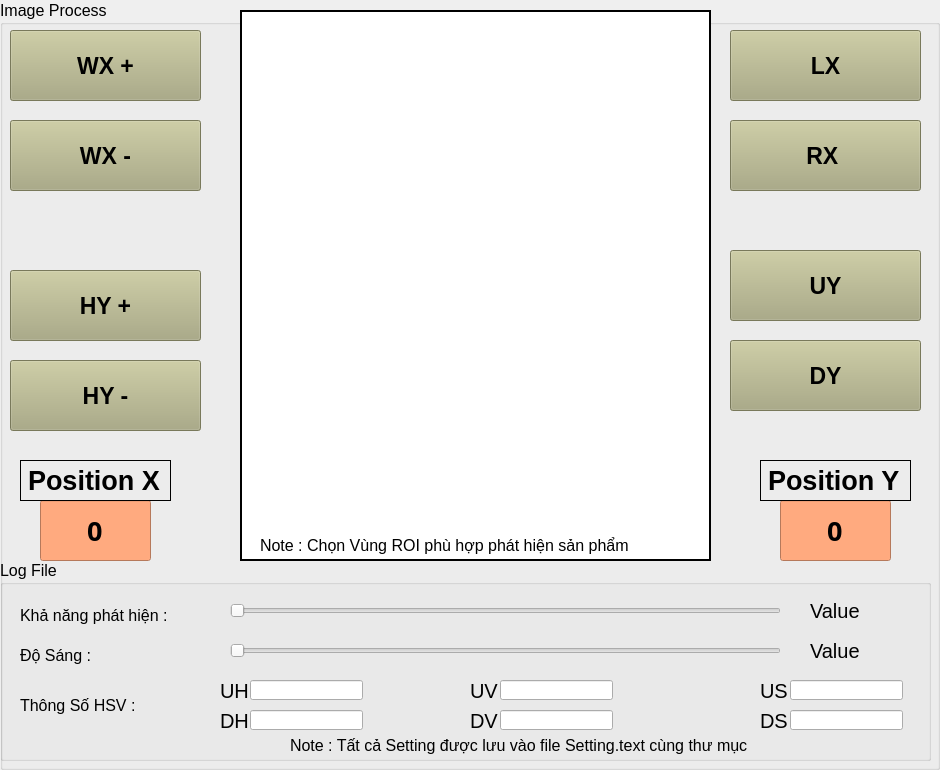
          <widget class="QGroupBox" name="groupBox_6">
           <property name="font">
            <font>
             <pointsize>12</pointsize>
            </font>
           </property>
           <property name="autoFillBackground">
            <bool>false</bool>
           </property>
           <property name="title">
            <string>Image Process</string>
           </property>
           <widget class="QLabel" name="lbImage">
            <property name="geometry">
             <rect>
              <x>240</x>
              <y>10</y>
              <width>471</width>
              <height>551</height>
             </rect>
            </property>
            <property name="styleSheet">
             <string notr="true">background-color: rgb(255, 255, 255);</string>
            </property>
            <property name="frameShape">
             <enum>QFrame::WinPanel</enum>
            </property>
            <property name="text">
             <string/>
            </property>
            <property name="pixmap">
             <pixmap>../../../DELL/Downloads/kisspng-delta-robot-parallel-manipulator-robotics-photo-printer-5adf2d537ceb15.8405795115245755715117.png</pixmap>
            </property>
            <property name="scaledContents">
             <bool>true</bool>
            </property>
            <property name="alignment">
             <set>Qt::AlignCenter</set>
            </property>
           </widget>
           <widget class="QWidget" name="verticalLayoutWidget_3">
            <property name="geometry">
             <rect>
              <x>0</x>
              <y>560</y>
              <width>931</width>
              <height>201</height>
             </rect>
            </property>
            <layout class="QVBoxLayout" name="verticalLayout_3">
             <item>
              <widget class="QGroupBox" name="groupBox_3">
               <property name="font">
                <font>
                 <pointsize>12</pointsize>
                </font>
               </property>
               <property name="title">
                <string>Log File </string>
               </property>
               <widget class="QSlider" name="SLDetect">
                <property name="geometry">
                 <rect>
                  <x>230</x>
                  <y>40</y>
                  <width>551</width>
                  <height>22</height>
                 </rect>
                </property>
                <property name="orientation">
                 <enum>Qt::Horizontal</enum>
                </property>
               </widget>
               <widget class="QSlider" name="Slider_2">
                <property name="geometry">
                 <rect>
                  <x>230</x>
                  <y>80</y>
                  <width>551</width>
                  <height>22</height>
                 </rect>
                </property>
                <property name="orientation">
                 <enum>Qt::Horizontal</enum>
                </property>
               </widget>
               <widget class="QLabel" name="label">
                <property name="geometry">
                 <rect>
                  <x>20</x>
                  <y>40</y>
                  <width>161</width>
                  <height>31</height>
                 </rect>
                </property>
                <property name="text">
                 <string>Khả năng phát hiện :</string>
                </property>
               </widget>
               <widget class="QLabel" name="label_2">
                <property name="geometry">
                 <rect>
                  <x>20</x>
                  <y>80</y>
                  <width>81</width>
                  <height>31</height>
                 </rect>
                </property>
                <property name="text">
                 <string>Độ Sáng :</string>
                </property>
               </widget>
               <widget class="QLabel" name="label_3">
                <property name="geometry">
                 <rect>
                  <x>20</x>
                  <y>130</y>
                  <width>131</width>
                  <height>31</height>
                 </rect>
                </property>
                <property name="text">
                 <string>Thông Số HSV :</string>
                </property>
               </widget>
               <widget class="QLabel" name="label_5">
                <property name="geometry">
                 <rect>
                  <x>220</x>
                  <y>100</y>
                  <width>31</width>
                  <height>61</height>
                 </rect>
                </property>
                <property name="font">
                 <font>
                  <pointsize>15</pointsize>
                 </font>
                </property>
                <property name="text">
                 <string>UH</string>
                </property>
               </widget>
               <widget class="QLineEdit" name="lineEdit">
                <property name="geometry">
                 <rect>
                  <x>250</x>
                  <y>120</y>
                  <width>113</width>
                  <height>20</height>
                 </rect>
                </property>
                <property name="font">
                 <font>
                  <pointsize>12</pointsize>
                 </font>
                </property>
                <property name="alignment">
                 <set>Qt::AlignCenter</set>
                </property>
               </widget>
               <widget class="QLineEdit" name="lineEdit_2">
                <property name="geometry">
                 <rect>
                  <x>500</x>
                  <y>120</y>
                  <width>113</width>
                  <height>20</height>
                 </rect>
                </property>
                <property name="font">
                 <font>
                  <pointsize>12</pointsize>
                 </font>
                </property>
                <property name="alignment">
                 <set>Qt::AlignCenter</set>
                </property>
               </widget>
               <widget class="QLabel" name="label_6">
                <property name="geometry">
                 <rect>
                  <x>470</x>
                  <y>100</y>
                  <width>31</width>
                  <height>61</height>
                 </rect>
                </property>
                <property name="font">
                 <font>
                  <pointsize>15</pointsize>
                 </font>
                </property>
                <property name="text">
                 <string>UV</string>
                </property>
               </widget>
               <widget class="QLabel" name="label_10">
                <property name="geometry">
                 <rect>
                  <x>760</x>
                  <y>100</y>
                  <width>31</width>
                  <height>61</height>
                 </rect>
                </property>
                <property name="font">
                 <font>
                  <pointsize>15</pointsize>
                 </font>
                </property>
                <property name="text">
                 <string>US</string>
                </property>
               </widget>
               <widget class="QLineEdit" name="lineEdit_3">
                <property name="geometry">
                 <rect>
                  <x>790</x>
                  <y>120</y>
                  <width>113</width>
                  <height>20</height>
                 </rect>
                </property>
                <property name="alignment">
                 <set>Qt::AlignCenter</set>
                </property>
               </widget>
               <widget class="QLabel" name="label_16">
                <property name="geometry">
                 <rect>
                  <x>220</x>
                  <y>130</y>
                  <width>31</width>
                  <height>61</height>
                 </rect>
                </property>
                <property name="font">
                 <font>
                  <pointsize>15</pointsize>
                 </font>
                </property>
                <property name="text">
                 <string>DH</string>
                </property>
               </widget>
               <widget class="QLineEdit" name="lineEdit_4">
                <property name="geometry">
                 <rect>
                  <x>500</x>
                  <y>150</y>
                  <width>113</width>
                  <height>20</height>
                 </rect>
                </property>
                <property name="alignment">
                 <set>Qt::AlignCenter</set>
                </property>
               </widget>
               <widget class="QLineEdit" name="lineEdit_5">
                <property name="geometry">
                 <rect>
                  <x>790</x>
                  <y>150</y>
                  <width>113</width>
                  <height>20</height>
                 </rect>
                </property>
                <property name="alignment">
                 <set>Qt::AlignCenter</set>
                </property>
               </widget>
               <widget class="QLabel" name="label_18">
                <property name="geometry">
                 <rect>
                  <x>470</x>
                  <y>130</y>
                  <width>31</width>
                  <height>61</height>
                 </rect>
                </property>
                <property name="font">
                 <font>
                  <pointsize>15</pointsize>
                 </font>
                </property>
                <property name="text">
                 <string>DV</string>
                </property>
               </widget>
               <widget class="QLineEdit" name="lineEdit_6">
                <property name="geometry">
                 <rect>
                  <x>250</x>
                  <y>150</y>
                  <width>113</width>
                  <height>20</height>
                 </rect>
                </property>
                <property name="font">
                 <font>
                  <pointsize>12</pointsize>
                 </font>
                </property>
                <property name="text">
                 <string/>
                </property>
                <property name="alignment">
                 <set>Qt::AlignCenter</set>
                </property>
               </widget>
               <widget class="QLabel" name="label_19">
                <property name="geometry">
                 <rect>
                  <x>760</x>
                  <y>130</y>
                  <width>31</width>
                  <height>61</height>
                 </rect>
                </property>
                <property name="font">
                 <font>
                  <pointsize>15</pointsize>
                 </font>
                </property>
                <property name="text">
                 <string>DS</string>
                </property>
               </widget>
               <widget class="QLabel" name="numPH">
                <property name="geometry">
                 <rect>
                  <x>810</x>
                  <y>20</y>
                  <width>71</width>
                  <height>61</height>
                 </rect>
                </property>
                <property name="font">
                 <font>
                  <pointsize>15</pointsize>
                 </font>
                </property>
                <property name="text">
                 <string>Value</string>
                </property>
               </widget>
               <widget class="QLabel" name="numDS">
                <property name="geometry">
                 <rect>
                  <x>810</x>
                  <y>60</y>
                  <width>61</width>
                  <height>61</height>
                 </rect>
                </property>
                <property name="font">
                 <font>
                  <pointsize>15</pointsize>
                 </font>
                </property>
                <property name="text">
                 <string>Value</string>
                </property>
               </widget>
               <widget class="QLabel" name="label_33">
                <property name="geometry">
                 <rect>
                  <x>290</x>
                  <y>170</y>
                  <width>471</width>
                  <height>31</height>
                 </rect>
                </property>
                <property name="text">
                 <string>Note : Tất cả Setting được lưu vào file Setting.text cùng thư mục</string>
                </property>
               </widget>
              </widget>
             </item>
            </layout>
           </widget>
           <widget class="QLineEdit" name="tbX">
            <property name="geometry">
             <rect>
              <x>40</x>
              <y>500</y>
              <width>111</width>
              <height>61</height>
             </rect>
            </property>
            <property name="font">
             <font>
              <family>Bahnschrift SemiBold</family>
              <pointsize>20</pointsize>
              <weight>75</weight>
              <bold>true</bold>
             </font>
            </property>
            <property name="styleSheet">
             <string notr="true">background-color: rgb(255, 170, 127);</string>
            </property>
            <property name="text">
             <string>0</string>
            </property>
            <property name="alignment">
             <set>Qt::AlignCenter</set>
            </property>
            <property name="readOnly">
             <bool>true</bool>
            </property>
           </widget>
           <widget class="QLabel" name="label_15">
            <property name="geometry">
             <rect>
              <x>20</x>
              <y>460</y>
              <width>151</width>
              <height>41</height>
             </rect>
            </property>
            <property name="font">
             <font>
              <pointsize>20</pointsize>
              <weight>75</weight>
              <bold>true</bold>
             </font>
            </property>
            <property name="frameShape">
             <enum>QFrame::Box</enum>
            </property>
            <property name="text">
             <string>&lt;html&gt;&lt;head/&gt;&lt;body&gt;&lt;p&gt;Position X&lt;/p&gt;&lt;/body&gt;&lt;/html&gt;</string>
            </property>
           </widget>
           <widget class="QLineEdit" name="tbY">
            <property name="geometry">
             <rect>
              <x>780</x>
              <y>500</y>
              <width>111</width>
              <height>61</height>
             </rect>
            </property>
            <property name="font">
             <font>
              <family>Bahnschrift SemiBold</family>
              <pointsize>20</pointsize>
              <weight>75</weight>
              <bold>true</bold>
             </font>
            </property>
            <property name="styleSheet">
             <string notr="true">background-color: rgb(255, 170, 127);</string>
            </property>
            <property name="text">
             <string>0</string>
            </property>
            <property name="alignment">
             <set>Qt::AlignCenter</set>
            </property>
            <property name="readOnly">
             <bool>true</bool>
            </property>
           </widget>
           <widget class="QPushButton" name="btXPlus">
            <property name="geometry">
             <rect>
              <x>730</x>
              <y>30</y>
              <width>191</width>
              <height>71</height>
             </rect>
            </property>
            <property name="font">
             <font>
              <pointsize>17</pointsize>
              <weight>75</weight>
              <bold>true</bold>
             </font>
            </property>
            <property name="autoFillBackground">
             <bool>false</bool>
            </property>
            <property name="styleSheet">
             <string notr="true">background-color: rgb(170, 170, 127);</string>
            </property>
            <property name="text">
             <string>LX</string>
            </property>
            <property name="checkable">
             <bool>false</bool>
            </property>
            <property name="autoDefault">
             <bool>false</bool>
            </property>
           </widget>
           <widget class="QPushButton" name="btYMinus">
            <property name="geometry">
             <rect>
              <x>730</x>
              <y>340</y>
              <width>191</width>
              <height>71</height>
             </rect>
            </property>
            <property name="font">
             <font>
              <pointsize>17</pointsize>
              <weight>75</weight>
              <bold>true</bold>
             </font>
            </property>
            <property name="autoFillBackground">
             <bool>false</bool>
            </property>
            <property name="styleSheet">
             <string notr="true">background-color: rgb(170, 170, 127);</string>
            </property>
            <property name="text">
             <string>DY</string>
            </property>
            <property name="checkable">
             <bool>false</bool>
            </property>
            <property name="autoDefault">
             <bool>false</bool>
            </property>
           </widget>
           <widget class="QPushButton" name="btXMinus">
            <property name="geometry">
             <rect>
              <x>730</x>
              <y>120</y>
              <width>191</width>
              <height>71</height>
             </rect>
            </property>
            <property name="font">
             <font>
              <pointsize>17</pointsize>
              <weight>75</weight>
              <bold>true</bold>
             </font>
            </property>
            <property name="autoFillBackground">
             <bool>false</bool>
            </property>
            <property name="styleSheet">
             <string notr="true">background-color: rgb(170, 170, 127);</string>
            </property>
            <property name="text">
             <string>RX </string>
            </property>
            <property name="checkable">
             <bool>false</bool>
            </property>
            <property name="autoDefault">
             <bool>false</bool>
            </property>
           </widget>
           <widget class="QPushButton" name="btYPlus">
            <property name="geometry">
             <rect>
              <x>730</x>
              <y>250</y>
              <width>191</width>
              <height>71</height>
             </rect>
            </property>
            <property name="font">
             <font>
              <pointsize>17</pointsize>
              <weight>75</weight>
              <bold>true</bold>
             </font>
            </property>
            <property name="autoFillBackground">
             <bool>false</bool>
            </property>
            <property name="styleSheet">
             <string notr="true">background-color: rgb(170, 170, 127);</string>
            </property>
            <property name="text">
             <string>UY</string>
            </property>
            <property name="checkable">
             <bool>false</bool>
            </property>
            <property name="autoDefault">
             <bool>false</bool>
            </property>
           </widget>
           <widget class="QPushButton" name="btWidthPlus">
            <property name="geometry">
             <rect>
              <x>10</x>
              <y>30</y>
              <width>191</width>
              <height>71</height>
             </rect>
            </property>
            <property name="font">
             <font>
              <pointsize>17</pointsize>
              <weight>75</weight>
              <bold>true</bold>
             </font>
            </property>
            <property name="autoFillBackground">
             <bool>false</bool>
            </property>
            <property name="styleSheet">
             <string notr="true">background-color: rgb(170, 170, 127);</string>
            </property>
            <property name="text">
             <string>WX +</string>
            </property>
            <property name="checkable">
             <bool>false</bool>
            </property>
            <property name="autoDefault">
             <bool>false</bool>
            </property>
           </widget>
           <widget class="QPushButton" name="btHeightPlus">
            <property name="geometry">
             <rect>
              <x>10</x>
              <y>270</y>
              <width>191</width>
              <height>71</height>
             </rect>
            </property>
            <property name="font">
             <font>
              <pointsize>17</pointsize>
              <weight>75</weight>
              <bold>true</bold>
             </font>
            </property>
            <property name="autoFillBackground">
             <bool>false</bool>
            </property>
            <property name="styleSheet">
             <string notr="true">background-color: rgb(170, 170, 127);</string>
            </property>
            <property name="text">
             <string>HY +</string>
            </property>
            <property name="checkable">
             <bool>false</bool>
            </property>
            <property name="autoDefault">
             <bool>false</bool>
            </property>
           </widget>
           <widget class="QPushButton" name="btHeightMinus">
            <property name="geometry">
             <rect>
              <x>10</x>
              <y>360</y>
              <width>191</width>
              <height>71</height>
             </rect>
            </property>
            <property name="font">
             <font>
              <pointsize>17</pointsize>
              <weight>75</weight>
              <bold>true</bold>
             </font>
            </property>
            <property name="autoFillBackground">
             <bool>false</bool>
            </property>
            <property name="styleSheet">
             <string notr="true">background-color: rgb(170, 170, 127);</string>
            </property>
            <property name="text">
             <string>HY -</string>
            </property>
            <property name="checkable">
             <bool>false</bool>
            </property>
            <property name="autoDefault">
             <bool>false</bool>
            </property>
           </widget>
           <widget class="QPushButton" name="btWidthMinus">
            <property name="geometry">
             <rect>
              <x>10</x>
              <y>120</y>
              <width>191</width>
              <height>71</height>
             </rect>
            </property>
            <property name="font">
             <font>
              <pointsize>17</pointsize>
              <weight>75</weight>
              <bold>true</bold>
             </font>
            </property>
            <property name="autoFillBackground">
             <bool>false</bool>
            </property>
            <property name="styleSheet">
             <string notr="true">background-color: rgb(170, 170, 127);</string>
            </property>
            <property name="text">
             <string>WX -</string>
            </property>
            <property name="checkable">
             <bool>false</bool>
            </property>
            <property name="autoDefault">
             <bool>false</bool>
            </property>
           </widget>
           <widget class="QLabel" name="label_17">
            <property name="geometry">
             <rect>
              <x>760</x>
              <y>460</y>
              <width>151</width>
              <height>41</height>
             </rect>
            </property>
            <property name="font">
             <font>
              <pointsize>20</pointsize>
              <weight>75</weight>
              <bold>true</bold>
             </font>
            </property>
            <property name="frameShape">
             <enum>QFrame::Box</enum>
            </property>
            <property name="text">
             <string>&lt;html&gt;&lt;head/&gt;&lt;body&gt;&lt;p&gt;Position Y&lt;/p&gt;&lt;/body&gt;&lt;/html&gt;</string>
            </property>
           </widget>
           <widget class="QLabel" name="label_34">
            <property name="geometry">
             <rect>
              <x>260</x>
              <y>530</y>
              <width>381</width>
              <height>31</height>
             </rect>
            </property>
            <property name="text">
             <string>&lt;html&gt;&lt;head/&gt;&lt;body&gt;&lt;p&gt;Note : Chọn Vùng ROI phù hợp phát hiện sản phẩm&lt;/p&gt;&lt;/body&gt;&lt;/html&gt;</string>
            </property>
           </widget>
          </widget>
